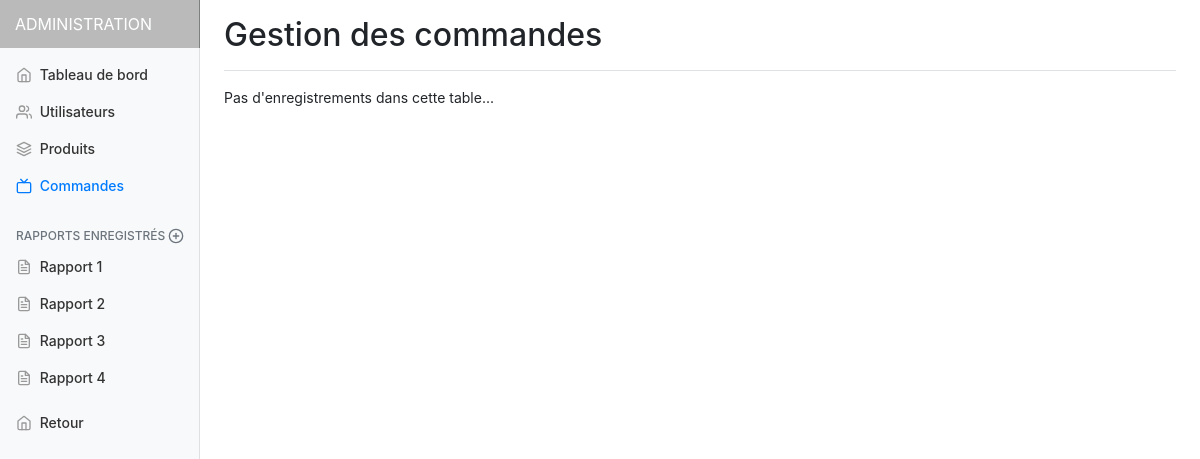
/admin.php?selector=4, run on an earlier commit of the app's database.
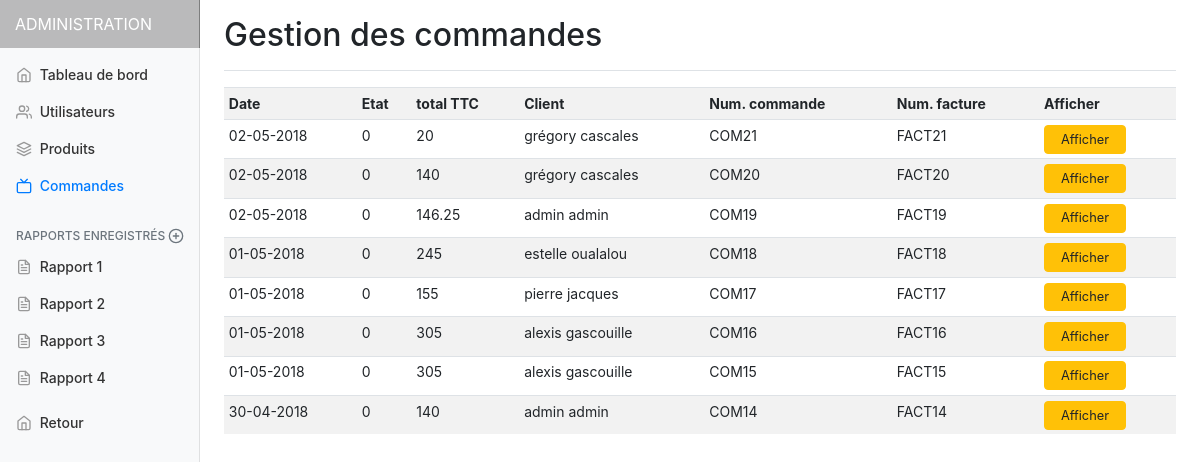
And on a later commit of the database.
### tables this page shows
CREATE TABLE `commande` (
  `id_commande` int(11) NOT NULL,
  `produits_commande` varchar(255) NOT NULL,
  `datetime_commande` datetime NOT NULL,
  `etat_commande` float NOT NULL,
  `totalTTC` float NOT NULL,
  `totalHT` float NOT NULL,
  `fraisportHT` float NOT NULL,
  `id_client` int(11) NOT NULL,
  `id_adresse_facturation` int(11) DEFAULT NULL,
  `id_adresse_livraison` int(11) NOT NULL,
  `type_livraison` varchar(255) NOT NULL,
  `num_commande` varchar(255) DEFAULT NULL,
  `num_facture` varchar(255) DEFAULT NULL,
  `type_reglement` varchar(255) NOT NULL,
  `methode_reglement` varchar(255) NOT NULL,
  `liste_parametres_reglement` varchar(255) DEFAULT NULL
);

CREATE TABLE `client` (
  `id_client` int(11) NOT NULL,
  `email_client` varchar(255) NOT NULL,
  `nom_affichage` varchar(255) NOT NULL,
  `mot_de_passe` varchar(255) NOT NULL,
  `civilite` int(11) DEFAULT NULL,
  `nom_client` varchar(255) NOT NULL,
  `prenom_client` varchar(255) NOT NULL,
  `telephone_client` varchar(255) DEFAULT NULL,
  `id_question` int(11) DEFAULT NULL,
  `reponse` varchar(255) DEFAULT NULL,
  `datecreation_client` date NOT NULL,
  `administrateur` int(1) NOT NULL DEFAULT '0'
);

### admin/incadmin.php (called while the page is built)
<?php
if(isset($_GET['selector']))
{
  if(($_GET['selector'] >= 1)&&($_GET['selector'] <= 6)){
    $selector = $_GET['selector'];
  }
}else{
  $selector = 0;
}
?>

### admin/commandes.php (the view, shortened to what this page needs)
<?php
$req = $bdd->prepare('SELECT * FROM commande ORDER BY id_commande DESC');
$req->execute();
$result = $req->fetchAll();
?>
<main role="main" class="col-md-9 ml-sm-auto col-lg-10 pt-3 px-4">
  <div class="d-flex justify-content-between flex-wrap flex-md-nowrap align-items-center pb-2 mb-3 border-bottom">
    <h1 class="h2">Gestion des commandes</h1>
  </div>
  <div class="table-responsive">
    <?php
    if($result) {
        echo '<table class="table table-striped table-sm">';
            echo '<thread>';
            echo '<tr>';
            echo '<th>Date</th>';
            echo '<th>Etat</th>';
            echo '<th>total TTC</th>';
            echo '<th>Client</th>';
            echo '<th>Num. commande</th>';
            echo '<th>Num. facture</th>';
            echo '<th>Afficher</th>';
        foreach($result as $row) {
            echo '<tr>';
            $myDateTime = DateTime::createFromFormat('Y-m-d H:i:s', $row["datetime_commande"]);
            $date = $myDateTime->format('d-m-Y');
            echo '<td>'.$date.'</td>';
            echo '<td>'.$row["etat_commande"].'</td>';
            echo '<td>'.$row["totalTTC"].'</td>';
            $req_cli = $bdd->prepare('SELECT * FROM client WHERE id_client = ? LIMIT 1');
            $req_cli->execute(array($row["id_client"]));
            $result_cli = $req_cli->fetch();
            echo '<td>'.$result_cli['prenom_client'].' '.$result_cli['nom_client'].'</td>';
            echo '<td>'.$row["num_commande"].'</td>';
            echo '<td>'.$row["num_facture"].'</td>';
            echo '<td><a href="admin.php?selector=6&com='. $row["id_commande"].'"><button type="submit" class="btn btn-warning btnsuppr">Afficher</button></a></td>';
            echo '</tr>';
        }
        echo '</table>';
    }
    else echo 'Pas d\'enregistrements dans cette table...';
    ?>
  </div>
</main>

### admin.php (shortened to what this page needs)
<?php require ('inc/bdd.php'); ?>
<?php require ('admin/incadmin.php'); ?>
<!doctype html>
<html lang="fr">
  <head>
    <link rel="stylesheet" href="admin/assets/css/dropdown.css" />
    <link rel="stylesheet" href="https://maxcdn.bootstrapcdn.com/bootstrap/4.0.0/css/bootstrap.min.css">
    <link href="admin/assets/css/admin.css" rel="stylesheet">
  </head>
  <body>
    <nav class="navbar navbar-dark sticky-top bg-transparent flex-md-nowrap p-0 ordi">
      <a class="navbar-brand col-sm-3 col-md-2 mr-0" href="admin.php">ADMINISTRATION</a>
    </nav>
    <div class="container-fluid">
      <div class="row">
        <nav class="col-md-2 d-none d-md-block bg-light sidebar">
          <div class="sidebar-sticky">
            <ul class="nav flex-column">
              <?php
                    switch ($selector) {
                      case '4':
                      include ('admin/activenav/active4.php');
                      break;
                    }
                  ?>
            </ul>
            <h6 class="sidebar-heading d-flex justify-content-between align-items-center px-3 mt-4 mb-1 text-muted">
              <span>Rapports enregistrés</span>
              <a class="d-flex align-items-center text-muted" href="#">
                <span data-feather="plus-circle"></span>
              </a>
            </h6>
            <ul class="nav flex-column mb-2">
              <li class="nav-item">
                <a class="nav-link" href="#">
                  <span data-feather="file-text"></span>
                  Rapport 1
                </a>
              </li>
              <li class="nav-item">
                <a class="nav-link" href="#">
                  <span data-feather="file-text"></span>
                  Rapport 2
                </a>
              </li>
              <li class="nav-item">
                <a class="nav-link" href="#">
                  <span data-feather="file-text"></span>
                  Rapport 3
                </a>
              </li>
              <li class="nav-item">
                <a class="nav-link" href="#">
                  <span data-feather="file-text"></span>
                  Rapport 4
                </a>
              </li>
            </ul>
            <a class="nav-link" href="index.php">
                <span data-feather="home"></span>
                Retour <span class="sr-only">(current)</span>
              </a>
          </div>
        </nav>
        <?php
              switch ($selector) {
                case '4':
                include ('admin/commandes.php');
                break;
              }
          ?>
      </div>
    </div>
  </body>
</html>

### admin/activenav/active4.php
<li class="nav-item">
  <a class="nav-link" href="admin.php?selector=1">
    <span data-feather="home"></span>
    Tableau de bord <span class="sr-only">(current)</span>
  </a>
</li>
<li class="nav-item">
  <a class="nav-link" href="admin.php?selector=2">
    <span data-feather="users"></span>
    Utilisateurs
  </a>
</li>
<li class="nav-item">
  <a class="nav-link" href="admin.php?selector=3">
    <span data-feather="layers"></span>
    Produits
  </a>
</li>
<li class="nav-item">
  <a class="nav-link active" href="admin.php?selector=4">
    <span data-feather="tv"></span>
    Commandes
  </a>
</li>

### admin/assets/css/admin.css (style rules this page uses)
body { font-size: .875rem; }
.sticky-top { position: fixed; width: 100%; }
.feather { width: 16px; height: 16px; vertical-align: text-bottom; }
.sidebar { position: fixed; top: 0; bottom: 0; left: 0; z-index: 100; padding: 0; box-shadow: inset -1px 0 0 rgba(0, 0, 0, .1); }
.sidebar-sticky { position: -webkit-sticky; position: relative; top: 48px; height: calc(100vh - 48px); padding-top: .5rem; overflow-x: hidden; overflow-y: auto; }
.sidebar .nav-link { font-weight: 500; color: #333; }
.sidebar .nav-link .feather { margin-right: 4px; color: #999; }
.sidebar .nav-link.active { color: #007bff; }
.sidebar .nav-link:hover .feather, .sidebar .nav-link.active .feather { color: inherit; }
.sidebar-heading { font-size: .75rem; text-transform: uppercase; }
.navbar-brand { padding-top: .75rem; padding-bottom: .75rem; font-size: 1rem; background-color: rgba(0, 0, 0, .25); box-shadow: inset -1px 0 0 rgba(0, 0, 0, .25); }
.border-bottom { border-bottom: 1px solid #e5e5e5; }
.btnsuppr { font-size: 0.8rem; padding: 0.3em 1rem; cursor: pointer; }
.ordi { display: block; }

What changed in the data, as far as the page shows it:
added commande: datetime_commande "02-05-2018", etat_commande "0", totalTTC "20", client.prenom_client "grégory", client.nom_client "cascales", num_commande "COM21", num_facture "FACT21"
added commande: datetime_commande "02-05-2018", etat_commande "0", totalTTC "140", client.prenom_client "grégory", client.nom_client "cascales", num_commande "COM20", num_facture "FACT20"
added commande: datetime_commande "02-05-2018", etat_commande "0", totalTTC "146.25", client.prenom_client "admin", client.nom_client "admin", num_commande "COM19", num_facture "FACT19"
added commande: datetime_commande "01-05-2018", etat_commande "0", totalTTC "245", client.prenom_client "estelle", client.nom_client "oualalou", num_commande "COM18", num_facture "FACT18"
added commande: datetime_commande "01-05-2018", etat_commande "0", totalTTC "155", client.prenom_client "pierre", client.nom_client "jacques", num_commande "COM17", num_facture "FACT17"
added commande: datetime_commande "01-05-2018", etat_commande "0", totalTTC "305", client.prenom_client "alexis", client.nom_client "gascouille", num_commande "COM16", num_facture "FACT16"
added commande: datetime_commande "01-05-2018", etat_commande "0", totalTTC "305", client.prenom_client "alexis", client.nom_client "gascouille", num_commande "COM15", num_facture "FACT15"
added commande: datetime_commande "30-04-2018", etat_commande "0", totalTTC "140", client.prenom_client "admin", client.nom_client "admin", num_commande "COM14", num_facture "FACT14"
Also different on the page:
text no longer shown: "Pas d ' enregistrements dans cette table..."
text now shown: "Date Etat total TTC Client Num. commande Num. facture Afficher"
